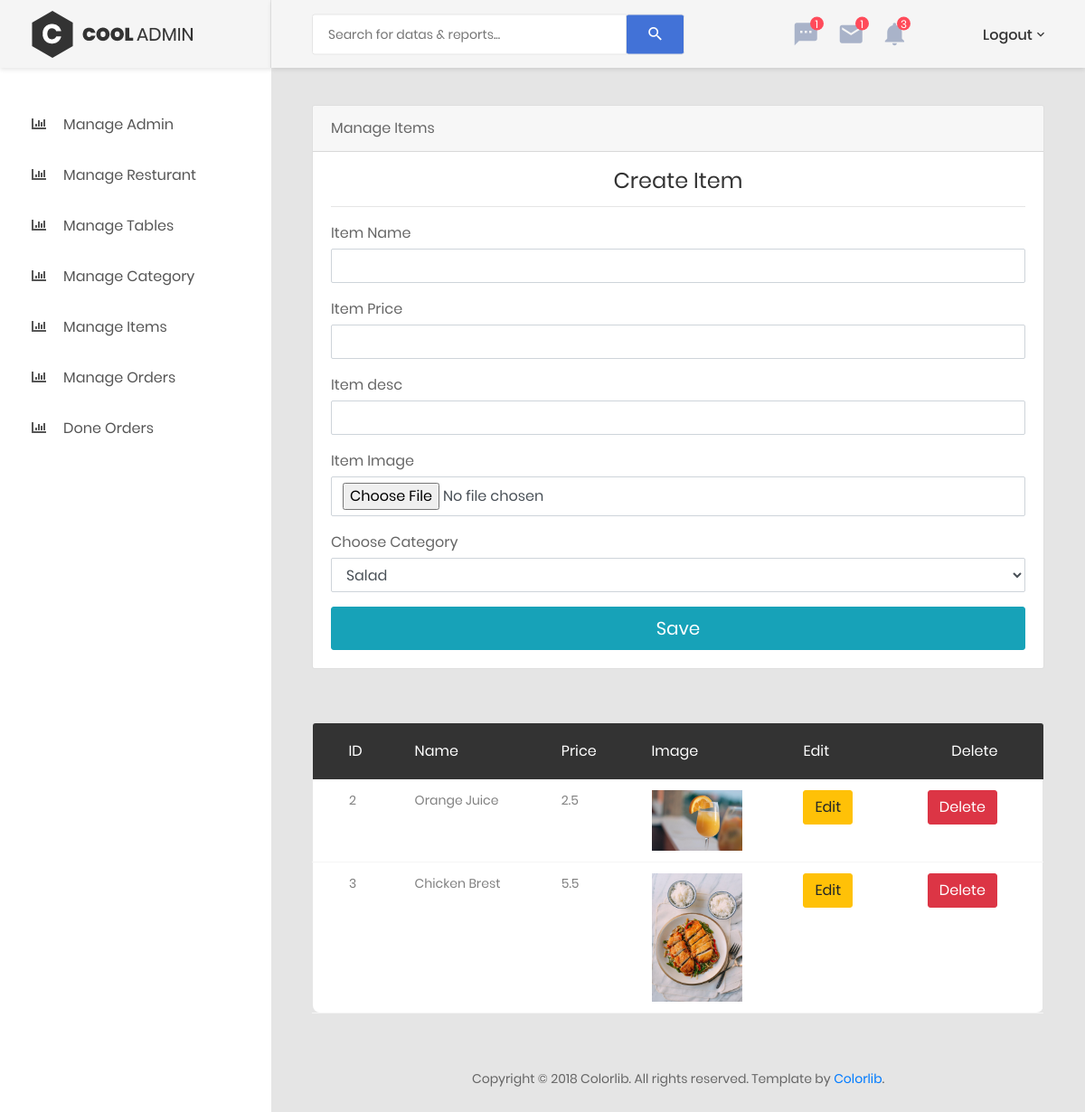
The app's page /admin/manage_items.php (signed in) with its own data.
### tables this page shows
CREATE TABLE `items` (
  `item_id` int(3) NOT NULL,
  `item_name` varchar(50) NOT NULL,
  `item_price` varchar(50) NOT NULL,
  `item_desc` varchar(50) NOT NULL,
  `item_image` varchar(50) NOT NULL,
  `cat_id` int(3) NOT NULL,
  `rest_id` int(3) NOT NULL
);

### admin/manage_items.php (the view, shortened to what this page needs)
<?php
include('includes/connection.php');
include('includes/admin_header.php');
 ?>
            <div class="main-content">
                <div class="section__content section__content--p30">
                    <div class="container-fluid">
                        <div class="row">
                            <div class="col-lg-12">
                                <div class="card">
                                    <div class="card-header">Manage Items</div>
                                    <div class="card-body">
                                        <div class="card-title">
                                            <h3 class="text-center title-2">Create Item</h3>
                                        </div>
                                        <hr>
                                        <form action="" method="post" enctype="multipart/form-data">
                                            <div class="form-group">
                                                <label for="cc-payment" class="control-label mb-1">Item Name</label>
                                                <input name="item_name" type="text" class="form-control" >
                                            </div>
                                            <div class="form-group">
                                                <label for="cc-payment" class="control-label mb-1">Item Price</label>
                                                <input name="item_price" type="text" class="form-control" >
                                            </div>
                                            <div class="form-group">
                                                <label for="cc-payment" class="control-label mb-1">Item desc</label>
                                                <input name="item_desc" type="text" class="form-control" >
                                            </div>
                                            <div class="form-group">
                                                <label for="cc-payment" class="control-label mb-1">Item Image</label>
                                                <input name="item_image" type="file" class="form-control" >
                                            </div>
                                            <div class="form-group">
                                                <label for="cc-payment" class="control-label mb-1">Choose Category</label>
                                                <select name="cat_id" class="form-control" >
                                                <?php
                                                $query ="select * from category where rest_id = {$_SESSION['admin_id']}";
                                           $result = mysqli_query($conn,$query);
                                           while($row  = mysqli_fetch_assoc($result)){
                                            echo "<option value='{$row['cat_id']}'>{$row['cat_name']}</option>";
                                           }
                                                     ?>
                                                </select>
                                            </div>
                                            <div>
                                                <button name="submit" id="payment-button" type="submit" class="btn btn-lg btn-info btn-block" name="submit">
                                                   Save
                                                </button>
                                            </div>
                                        </form>
                                    </div>
                                </div>
                            </div>
                            </div>
                <div class="row m-t-30">
                            <div class="col-md-12">
                                <div class="table-responsive m-b-40">
                                    <table class="table table-borderless table-data3">
                                        <thead>
                                            <tr>
                                                <th>ID</th>
                                                <th>Name</th>
                                                <th>Price</th>
                                                <th>image</th>
                                                <th>Edit</th>
                                                <th>Delete</th>
                                            </tr>
                                        </thead>
                                        <tbody>
                                           <?php
                                           $query ="select * from items where rest_id = {$_SESSION['admin_id']}";
                                           $result = mysqli_query($conn,$query);
                                           while($row  = mysqli_fetch_assoc($result)){
                                                echo '<tr>';
                                                echo "<td>{$row['item_id']}</td>";
                                                echo "<td>{$row['item_name']}</td>";
                                                echo "<td>{$row['item_price']}</td>";
                                                echo "<td><img src='images/item/{$row['item_image']}' width='100' height='160'/></td>";
                                                echo "<td><a href='edit_item.php?id={$row['cat_id']}' class='btn btn-warning'>Edit</a></td>";
                                                echo "<td><a href='delete_item.php?id={$row['cat_id']}' class='btn btn-danger'>Delete</a></td>";
                                                echo '</tr>';
                                           }
                                            ?>
                                        </tbody>
                                    </table>
                                </div>
                            </div>
                        </div>
                          </div>
                    </div>
                </div>
<?php include('includes/admin_footer.php') ?>

### records on screen
items: item_id "2", item_name "Orange Juice", item_price "2.5", item_image (picture)
items: item_id "3", item_name "Chicken Brest", item_price "5.5", item_image (picture)

### other values on screen
form field cat_id "Salad"
